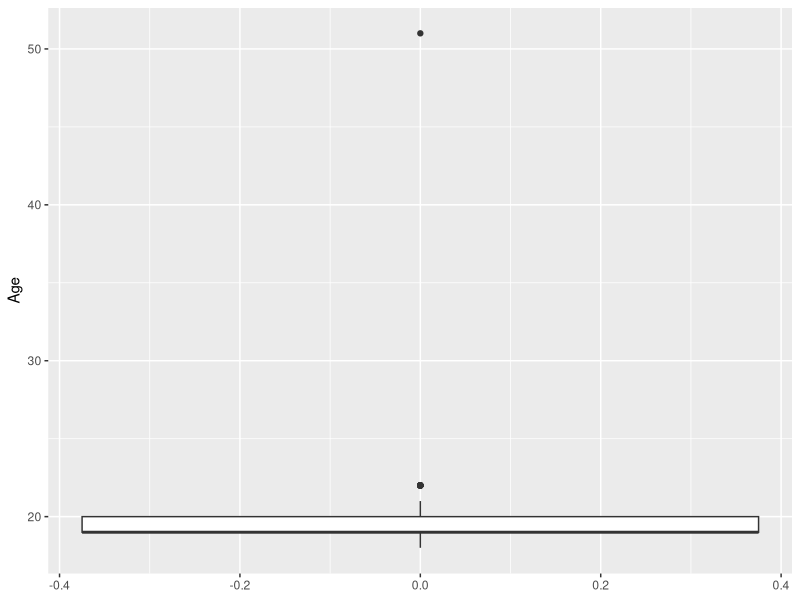
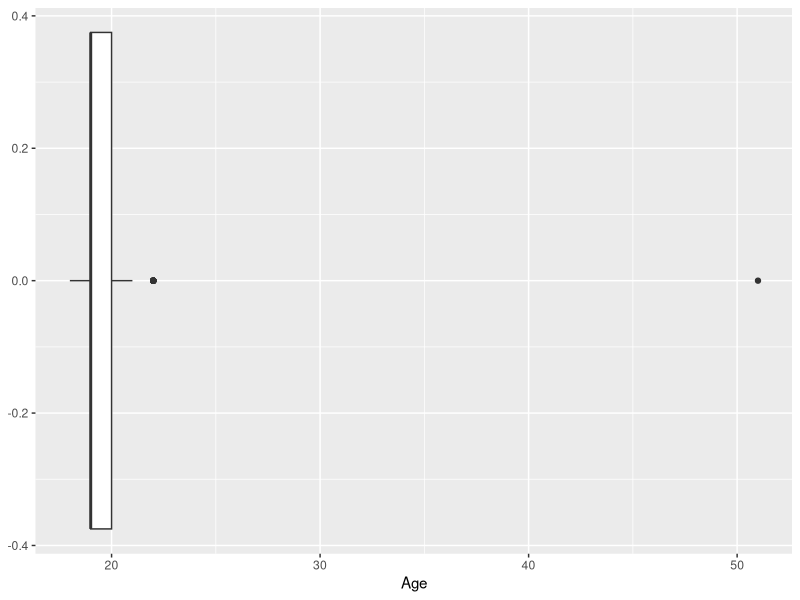
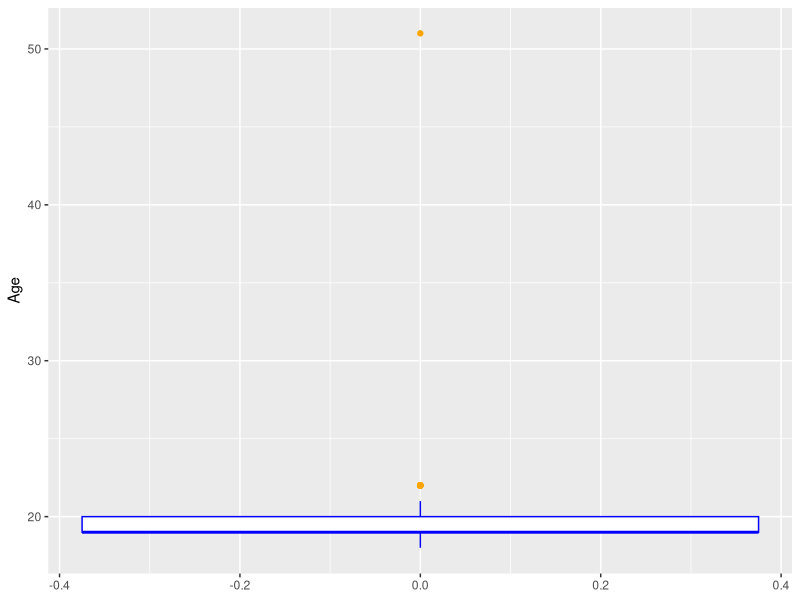
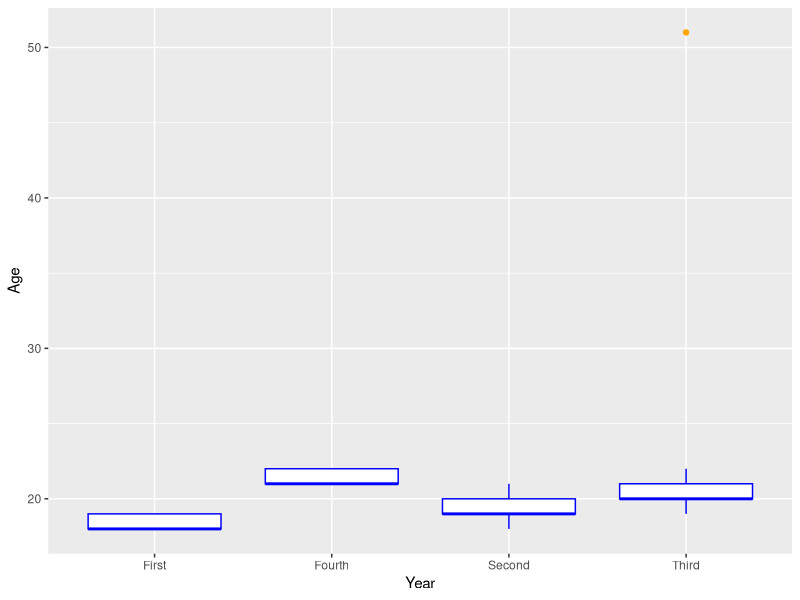
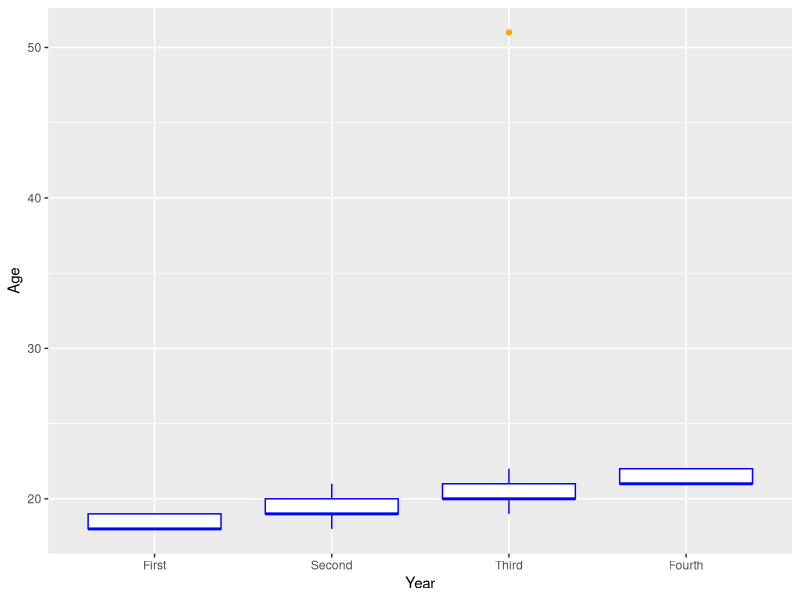
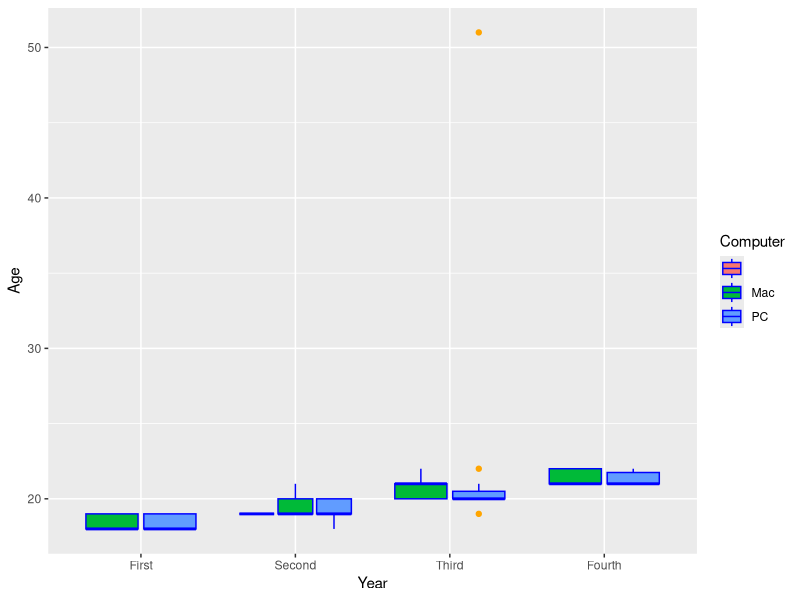
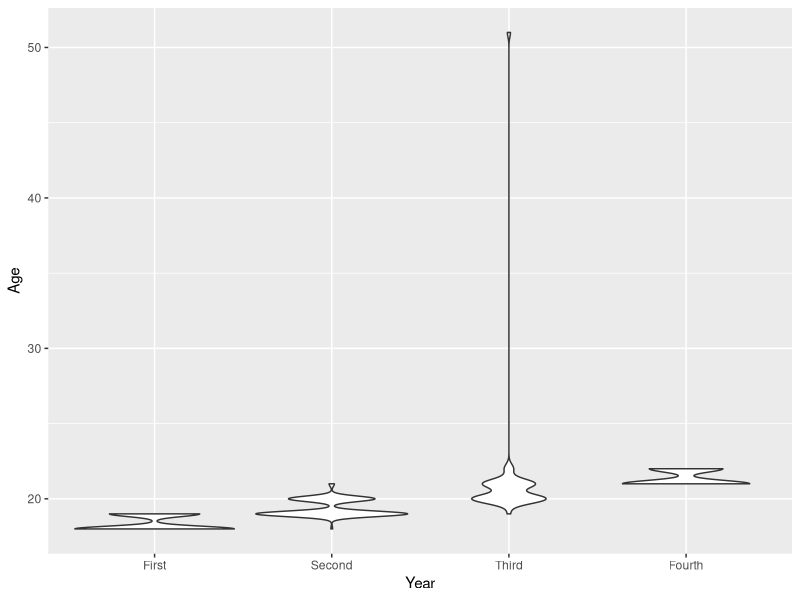
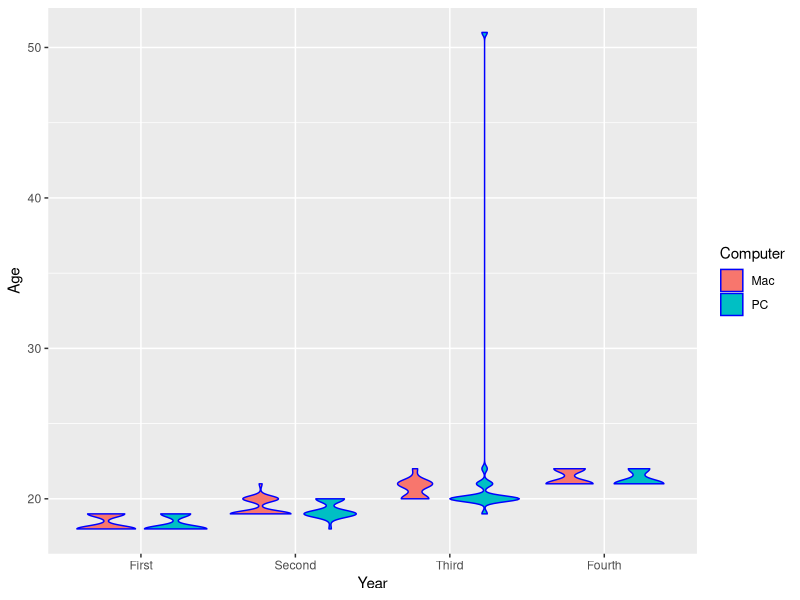

Generate these figures, in order, with R:
######################################################
##Data Visualization 2: Single Quantitative Variable##
######################################################

library(tidyverse)

Data<-read.csv("ClassDataPrevious.csv", header=TRUE)

####################
##5 number summary##
####################

##5 number summary and mean
summary(Data$Age)

###########
##Boxplot##
###########

##Boxplot is a graphical representation of the 5 number summary

##generic boxplot
ggplot(Data, aes(y=Age))+
  geom_boxplot()

##change orientation of boxplot
ggplot(Data, aes(y=Age))+
  geom_boxplot()+
  coord_flip()

##change colors
ggplot(Data, aes(y=Age))+
  geom_boxplot(color="blue", outlier.color = "orange" )

##boxplots of Age across years
ggplot(Data, aes(x=Year, y=Age))+
  geom_boxplot(color="blue", outlier.color = "orange" )

##want to change order of Year to make more sense
Data$Year<-factor(Data$Year, levels=c("First","Second","Third","Fourth"))
levels(Data$Year)

ggplot(Data, aes(x=Year, y=Age))+
  geom_boxplot(color="blue", outlier.color = "orange" )

##Boxplot of age across year and computer
ggplot(Data, aes(x=Year, y=Age, fill=Computer))+
  geom_boxplot(color="blue", outlier.color = "orange" )

##violin plot instead of side by side box plots. Requires an x variable
ggplot(Data, aes(x=Year, y=Age))+
  geom_violin()

ggplot(Data, aes(x=Year, y=Age, fill=Computer))+
  geom_violin(color="blue")

##histogram
ggplot(Data,aes(x=Age))+
  geom_histogram()
##note warning message

##how to pick value for bins
sqrt(nrow(Data))

ggplot(Data,aes(x=Age))+
  geom_histogram(bins = 17, fill="blue",color="orange")

ggplot(Data,aes(x=Age))+
  geom_histogram(bins = 17, binwidth = 1, fill="blue",color="orange")

##density plot
ggplot(Data,aes(x=Age))+
  geom_density()

ggplot(Data,aes(x=Age))+
  geom_density(fill="blue",color="orange")
